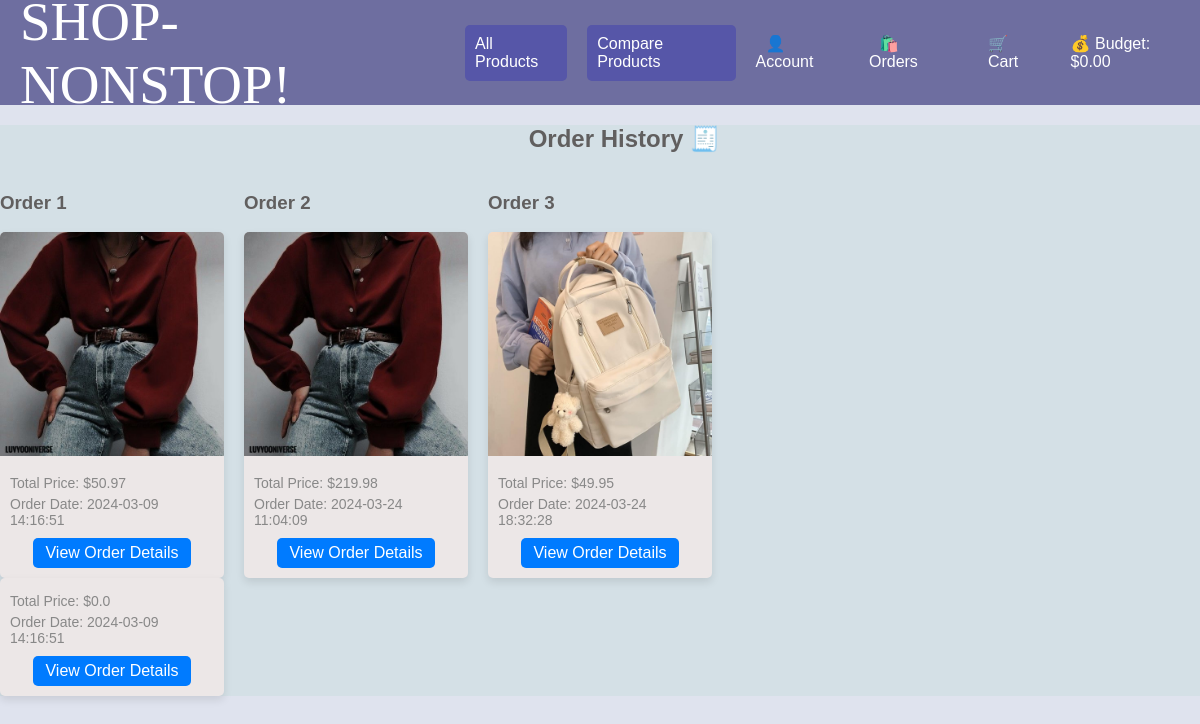
Page /order_history (signed in) on the committed database.
### app/models.py (models this page shows, shortened)
class Order(db.Model):
    __tablename__ = 'order'
    id = db.Column(db.Integer, primary_key=True)
    user_id = db.Column(db.Integer, db.ForeignKey('user.id'), nullable=False)
    phone = db.Column(db.String(20), nullable=False)
    address = db.Column(db.String(100), nullable=False)
    total_price = db.Column(db.Float, nullable=False)
    date_created = db.Column(db.DateTime, default=datetime.utcnow())
    tracking_level = db.Column(db.String(50), nullable=True)
    items = db.relationship('Items', secondary=order_items,
                            backref=db.backref('orders', lazy='dynamic'))

### app/routes.py (the view)
@app.route('/order_history')
def order_history():
    username = session.get('username')
    if username:
        user = User.query.filter_by(username=username).first()
        order_history = Order.query.filter_by(user_id=user.id).all()
        grouped_order_history = group_orders_by_time(order_history)
        return render_template('order_history.html', username=username, grouped_order_history=grouped_order_history)
    else:
        return redirect(url_for('login'))

### app/routes.py (called while the page is built)
def group_orders_by_time(order_history):
    sorted_orders = sorted(order_history, key=lambda x: x.date_created)
    grouped_orders = {key: list(group) for key, group in groupby(sorted_orders, key=lambda x: x.date_created.time())}
    return grouped_orders

### app/templates/order_history.html (shortened to what this page needs)
{% extends 'base.html' %}
{% block content %}
<div class="content">
        <div class="order-history-container">
            <h2>Order History 🧾</h2>
            <div class="products">
                {% if grouped_order_history %}
                    {% for order_date, orders in grouped_order_history.items() %}
                        <div class="order-group">
                            <h3>Order {{ loop.index }} </h3>
                            {% for order in orders %}
                                <div class="product">
                                    {% if order.items %}
                                        <img src="{{ order.items[0].pic }}" alt="Product Image" class="productimage">
                                    {% endif %}
                                    <div class="product-details">
                                        <p>Total Price: ${{ order.total_price | round(2) }}</p>
                                        {% if order.date_created %}
                                            <p>Order Date: {{ order.date_created.strftime('%Y-%m-%d %H:%M:%S') }}</p>
                                        {% endif %}
                                        <div class="product-button">
                                            <a href="#">View Order Details</a>
                                        </div>
                                    </div>
                                </div>
                            {% endfor %}
                        </div>
                    {% endfor %}
                {% else %}
                    <p>No order history available.</p>
                {% endif %}
            </div>
        </div>
        </div>
</div>
{% endblock %}

### app/templates/base.html (style rules this page uses)
body { margin: 0; font-family: Font1,Arial, sans-serif; background-color: #dfe3ee; color: #615f5f; }
h2 { display: flex; justify-content: flex-end; max-width: 60%; }

### app/templates/order_history.html (style rules this page uses)
.order-history-container { background-color: #d4e0e6; }
.products { display: grid; grid-template-columns: repeat(auto-fill, minmax(200px, 1fr)); gap: 20px; margin-top: 20px; }
.product { background-color: #ece7e7; border-radius: 5px; box-shadow: 0 4px 8px rgba(0, 0, 0, 0.1); overflow: hidden; transition: transform 0.3s ease; }
.product-details { padding: 10px; }
.product-details p { margin: 5px 0; font-size: 14px; color: #888; }
.product-button { display: flex; justify-content: center; margin-top: 10px; }
.product-button a, .product-button button { padding: 6px 12px; background-color: #007bff; color: #fff; text-decoration: none; border-radius: 5px; transition: background-color 0.3s ease; cursor: pointer; }
.productimage { max-width: 100%; height: auto; }

### rows in the picture
Order: total_price "50.97", date_created "2024-03-09 14:16:51"
Order: total_price "0.0", date_created "2024-03-09 14:16:51"
Order: total_price "219.98", date_created "2024-03-24 11:04:09"
Order: shows a picture, total_price "49.95", date_created "2024-03-24 18:32:28"

### other values in the picture
{{ session.get('budget', '0.00') }} "0.00"
